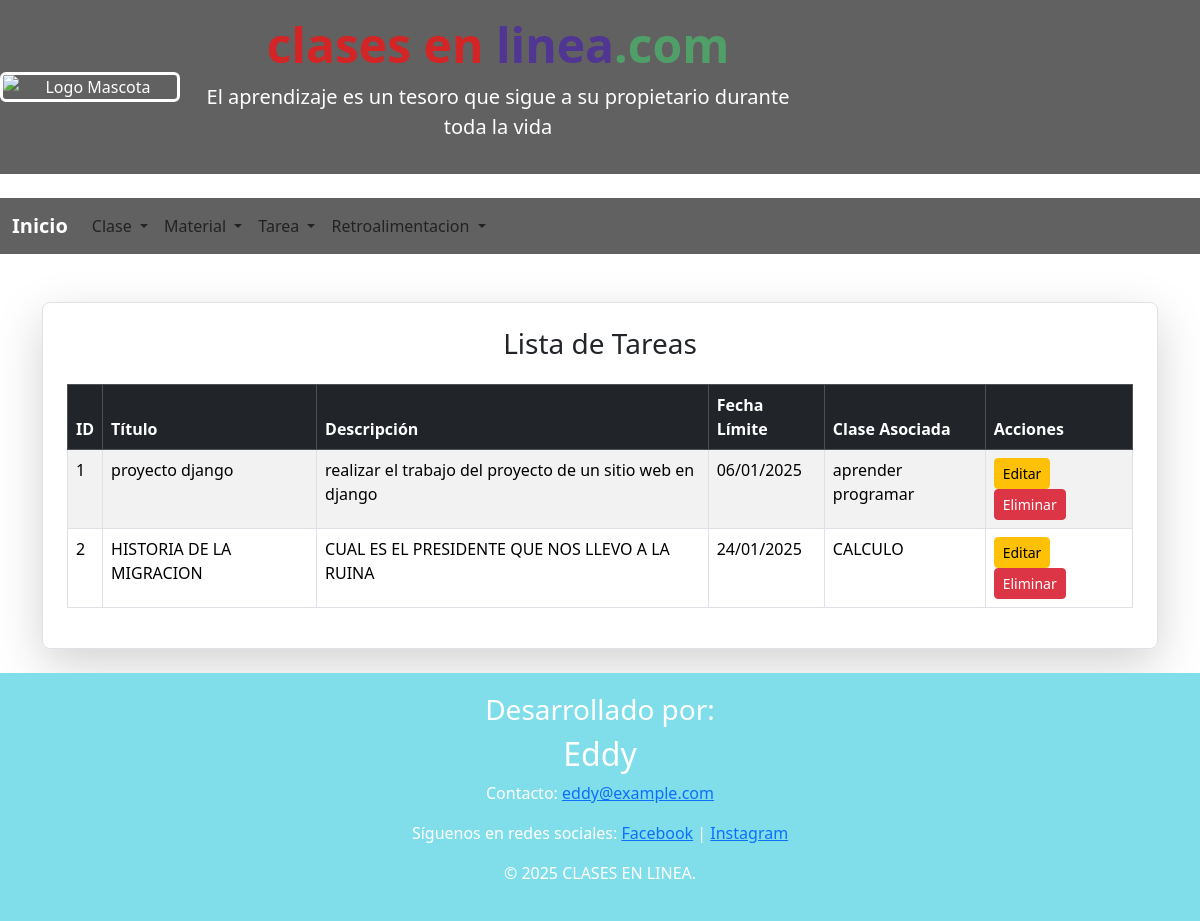
/listadoTarea/, run on the app's committed database.
### aplicacion/clase/models.py (models this page shows, shortened)
class Tarea(models.Model):
    id = models.AutoField(primary_key=True)
    clase = models.ForeignKey(Clase, on_delete=models.CASCADE, related_name='tareas')
    titulo = models.CharField(max_length=200)
    descripcion = models.TextField()
    fecha_limite = models.DateField()

class Clase(models.Model):
    id = models.AutoField(primary_key=True)
    titulo = models.CharField(max_length=200)
    descripcion = models.TextField()
    video_url = models.URLField()
    creado_en = models.DateTimeField(auto_now_add=True)

### aplicacion/clase/views.py (the view)
# urls.py: path('listadoTarea/', views.listadoTarea),  # Listado de reportes
def listadoTarea(request):
    tareasBdd = Tarea.objects.all()
    return render(request, 'listadoTarea.html', {'tareas': tareasBdd})

### aplicacion/clase/templates/listadoTarea.html
{% extends "./plantilla.html" %}
{% block contenido %}
<div class="container mt-5">
    <div class="border p-4 rounded-3 shadow-lg">
        <h3 class="mb-4 text-center">Lista de Tareas</h3>
        <table class="table table-bordered table-striped table-hover">
            <thead class="table-dark">
                <tr>
                    <th>ID</th>
                    <th>Título</th>
                    <th>Descripción</th>
                    <th>Fecha Límite</th>
                    <th>Clase Asociada</th>
                    <th>Acciones</th>
                </tr>
            </thead>
            <tbody>
                {% for tarea in tareas %}
                    <tr>
                        <td>{{ tarea.id }}</td>
                        <td>{{ tarea.titulo }}</td>
                        <td>{{ tarea.descripcion }}</td>
                        <td>{{ tarea.fecha_limite|date:"d/m/Y" }}</td>
                        <td>{{ tarea.clase.titulo }}</td>
                        <td>
                            <a href="/editarTarea/{{ tarea.id }}" class="btn btn-warning btn-sm me-2">Editar</a>
                            <a onclick="return confirm('¿Está seguro de eliminar permanentemente?')" href="/eliminarTarea/{{ tarea.id }}" class="btn btn-danger btn-sm">Eliminar</a>
                        </td>
                    </tr>
                {% endfor %}
            </tbody>
        </table>
    </div>
</div>
{% endblock %}

### aplicacion/clase/templates/plantilla.html (shortened to what this page needs)
<!DOCTYPE html>
<html lang="es">
<head>
  <link href="https://cdn.jsdelivr.net/npm/bootstrap@5.3.3/dist/css/bootstrap.min.css" rel="stylesheet">
  <link rel="stylesheet" href="https://cdnjs.cloudflare.com/ajax/libs/izitoast/1.4.0/css/iziToast.css" />
</head>
<body>
    <header class="text-center py-3 mb-4">
        <div class="row align-items-center">
            <div class="col-md-2">
                <img src="https://encrypted-tbn0.gstatic.com/images?q=tbn:ANd9GcTHB-ZRAbcX3snwhAHwwLAIAHnu6u3DgUGrAw&s" alt="Logo Mascota" class="img-fluid rounded mx-auto d-block logo">
            </div>
            <div class="col-md-6">
                <h1 class="titulo">
                    <span class="color-primario">clases en </span><span class="color-secundario">linea</span>.com
                </h1>
                <p class="lead">El aprendizaje es un tesoro que sigue a su propietario durante toda la vida</p>
            </div>
        </div>
    </header>
    <nav class="navbar navbar-expand-lg bg-secondary-custom">
        <div class="container-fluid">
            <a class="navbar-brand" href="/">Inicio</a>
            <div class="collapse navbar-collapse" id="navbarSupportedContent">
                <ul class="navbar-nav me-auto mb-2 mb-lg-0">
                    <li class="nav-item dropdown">
                        <a class="nav-link dropdown-toggle" href="#" role="button" data-bs-toggle="dropdown" aria-expanded="false">
                            Clase
                        </a>
                    </li>
                    <li class="nav-item dropdown">
                        <a class="nav-link dropdown-toggle" href="#" role="button" data-bs-toggle="dropdown" aria-expanded="false">
                            Material
                        </a>
                    </li>
                    <li class="nav-item dropdown">
                        <a class="nav-link dropdown-toggle" href="#" role="button" data-bs-toggle="dropdown" aria-expanded="false">
                            Tarea
                        </a>
                    </li>
                    <li class="nav-item dropdown">
                        <a class="nav-link dropdown-toggle" href="#" role="button" data-bs-toggle="dropdown" aria-expanded="false">
                            Retroalimentacion
                        </a>
                    </li>
                </ul>
            </div>
        </div>
    </nav>
    {% block contenido %}
    {% endblock %}
    <div class="footer mt-4">
        <h3>Desarrollado por:</h3>
        <h2>Eddy</h2>
        <p>Contacto: <a href="mailto:eddy@example.com">eddy@example.com</a></p>
        <p>Síguenos en redes sociales:
          <a href="https://facebook.com" target="_blank">Facebook</a> |
          <a href="https://instagram.com" target="_blank">Instagram</a>
        </p>
        <p>&copy; 2025 CLASES EN LINEA.</p>
    </div>
</body>
</html>

### aplicacion/clase/templates/plantilla.html (style rules this page uses)
.navbar-brand { font-weight: bold; color: #ffffff; }
header { background-color: #616161; color: #ffffff; }
.footer { background-color: #80deea; color: white; text-align: center; padding: 20px; }
.bg-secondary-custom { background-color: #616161; color: white; }
.logo { border: 3px solid #ffffff; border-radius: 50%; }
.titulo { font-size: 3em; font-weight: bold; color: #509f69; }
.color-primario { color: #d32525; }
.color-secundario { color: #503692; }

### data on the page
Tarea: id "1", titulo "proyecto django", descripcion "realizar el trabajo del proyecto de un sitio web en django", fecha_limite "06/01/2025", clase.titulo "aprender programar"
Tarea: id "2", titulo "HISTORIA DE LA MIGRACION", descripcion "CUAL ES EL PRESIDENTE QUE NOS LLEVO A LA RUINA", fecha_limite "24/01/2025", clase.titulo "CALCULO"
